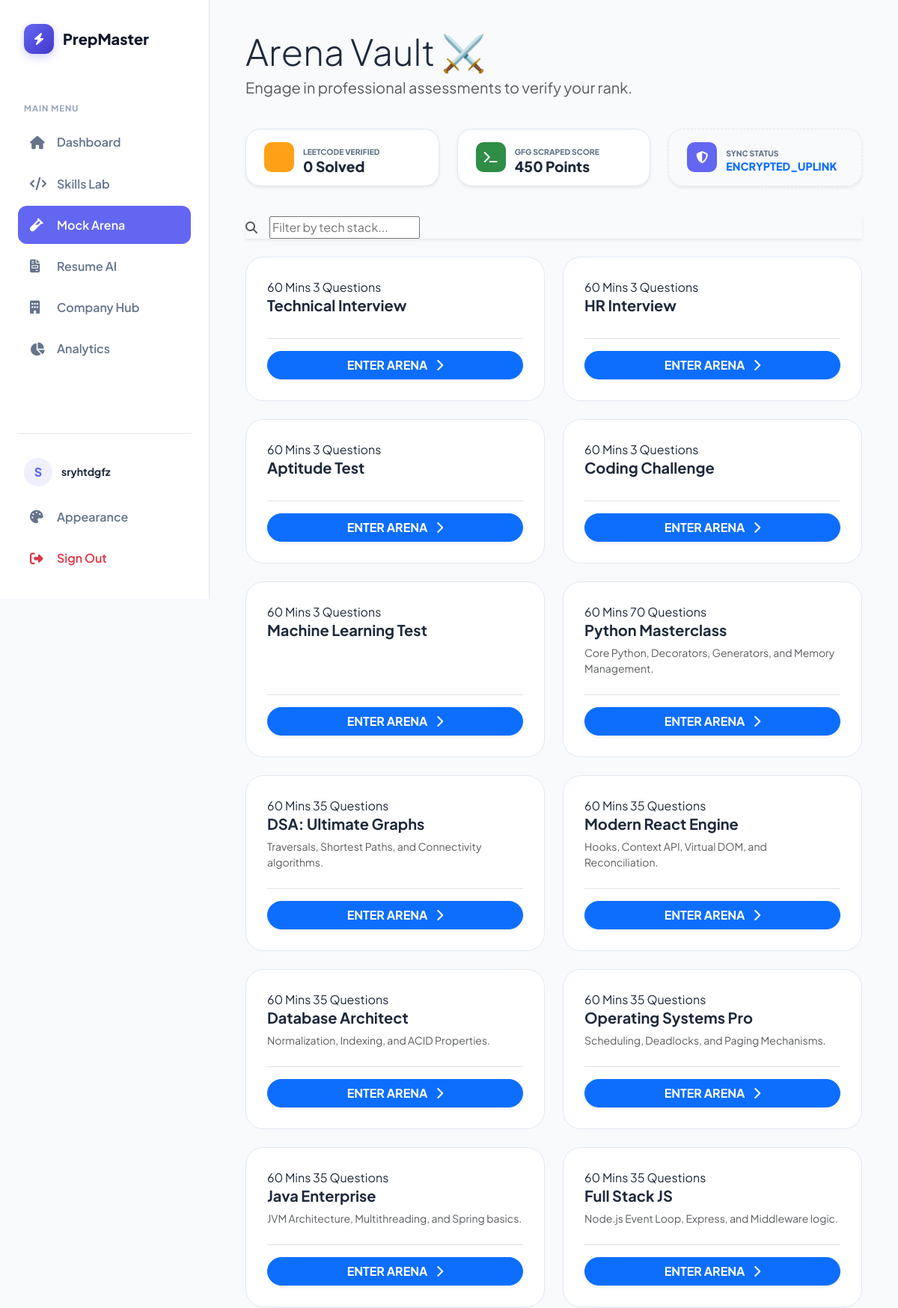
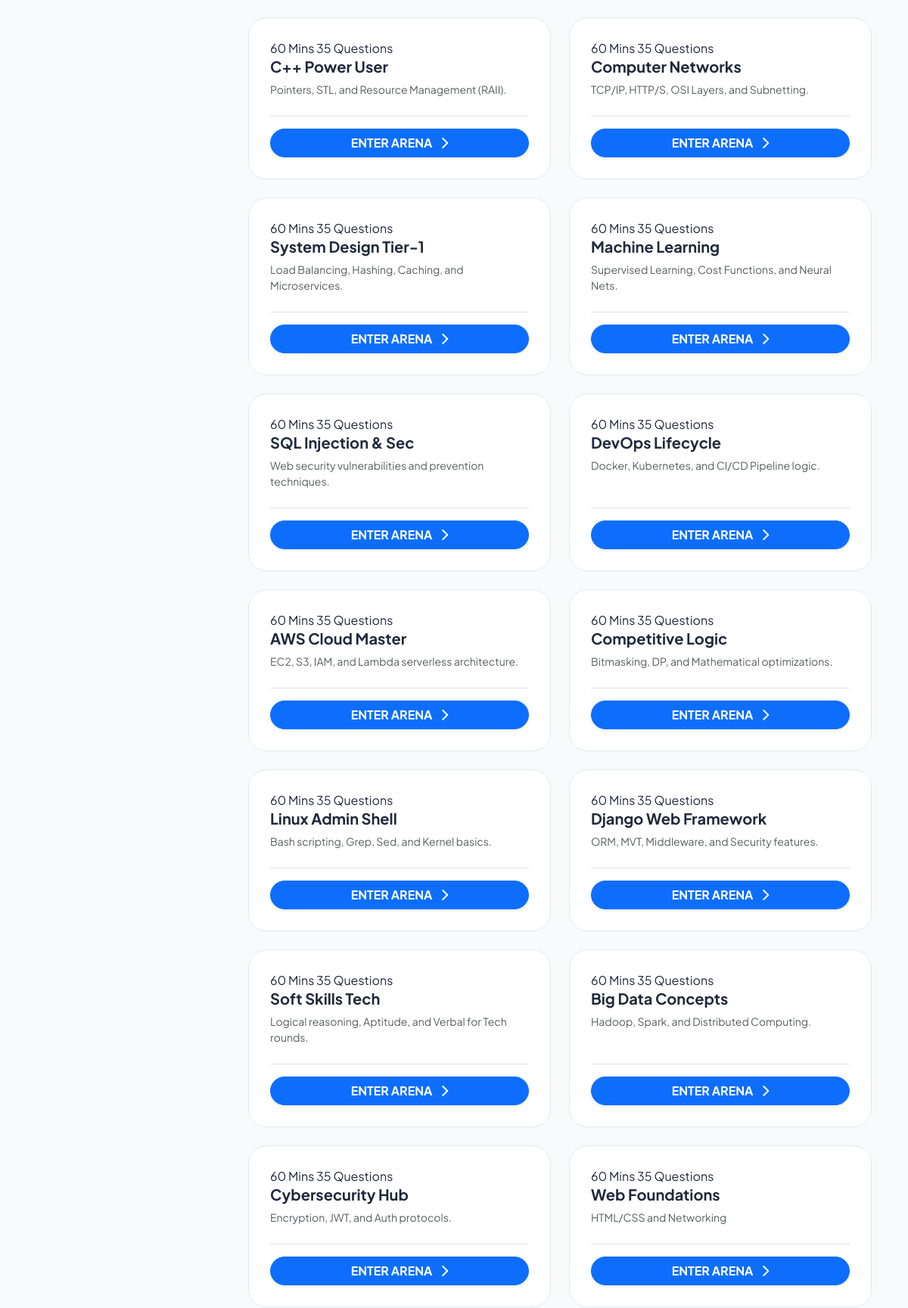
Page /mock-tests/ (signed in, upper part) on the committed database (2 pictures, top to bottom).
### dashboard/models.py (models this page shows, shortened)
class MockTest(models.Model):
    name = models.CharField(max_length=100)
    description = models.TextField(blank=True)

### dashboard/views.py (the view)
# urls.py: path('mock-tests/', views.mock_tests, name='mock_tests'),
@login_required
def mock_tests(request):
    profile, _ = Profile.objects.get_or_create(user=request.user)
    lc_solved = 0
    if profile.leetcode_id:
        try:
            res = requests.get(f"https://leetcode-stats-api.herokuapp.com/{profile.leetcode_id}", timeout=5).json()
            lc_solved = res.get('totalSolved', 0)
        except: lc_solved = "!!"
    gfg_score = 450 # Replace with your dynamic scraping variable
    context = {
        'tests': MockTest.objects.all(),
        'lc_solved': lc_solved,
        'gfg_score': gfg_score,
        'leetcode_id': profile.leetcode_id,
        'gfg_id': profile.gfg_id,
    }
    return render(request, 'mock_tests.html', context)

### dashboard/templates/mock_tests.html (shortened to what this page needs)
{% extends 'base.html' %}
{% block content %}
<link rel="stylesheet" href="https://cdnjs.cloudflare.com/ajax/libs/animate.css/4.1.1/animate.min.css"/>
<div class="arena-container">
    <header class="row mb-4 align-items-center animate__animated animate__fadeIn">
        <div class="col-md-8">
            <h1 class="fw-black text-slate-900 mb-1 display-5">Arena Vault ⚔️</h1>
            <p class="text-muted fs-5">Engage in professional assessments to verify your rank.</p>
        </div>
    </header>
    <div class="stats-ribbon animate__animated animate__fadeInUp">
        <div class="stat-pill shadow-sm">
            <div class="stat-icon" style="background: #ffa116;"></div>
            <div>
                <span class="stat-label">LeetCode Verified</span>
                <span class="stat-value">{{ lc_solved }} Solved</span>
            </div>
        </div>
        <div class="stat-pill shadow-sm">
            <div class="stat-icon" style="background: #2f8d46;"><i class="fas fa-terminal"></i></div>
            <div>
                <span class="stat-label">GFG Scraped Score</span>
                <span class="stat-value">{{ gfg_score }} Points</span>
            </div>
        </div>
        <div class="stat-pill shadow-sm" style="border-style: dashed; background: transparent;">
            <div class="stat-icon" style="background: #6366f1;"><i class="fas fa-shield-alt"></i></div>
            <div>
                <span class="stat-label">Sync Status</span>
                <span class="stat-value text-primary" style="font-size: 0.9rem;">ENCRYPTED_UPLINK</span>
            </div>
        </div>
    </div>
    <div class="search-filter-box shadow-sm mb-4">
        <div class="d-flex align-items-center gap-3">
            <i class="fas fa-search text-muted"></i>
            <input type="text" id="arenaSearch" class="pro-input" placeholder="Filter by tech stack...">
        </div>
    </div>
    <div class="arena-grid-pro" id="arena-grid">
        {% for test in tests %}
        <div class="arena-item anim-card">
            <div class="pale-panel">
                <div class="tag-row">
                    <span class="tag">60 Mins</span>
                    <span class="tag q-badge">{{ test.questions.count|default:"35" }} Questions</span>
                </div>
                <h5 class="fw-bold mb-2">{{ test.name }}</h5>
                <p class="text-muted small mb-4 flex-grow-1">{{ test.description }}</p>
                <div class="pt-3 border-top mt-auto">
                    <a href="{% url 'take_mock_test' test.id %}" class="btn btn-primary w-100 rounded-pill fw-bold shadow-sm">
                        ENTER ARENA <i class="fas fa-chevron-right ms-2"></i>
                    </a>
                </div>
            </div>
        </div>
        {% endfor %}
    </div>
</div>
{% endblock %}

### dashboard/templates/base.html (shortened to what this page needs)
<!DOCTYPE html>
<html lang="en">
<head>
    <link href="https://cdn.jsdelivr.net/npm/bootstrap@5.3.2/dist/css/bootstrap.min.css" rel="stylesheet">
    <link rel="stylesheet" href="https://cdnjs.cloudflare.com/ajax/libs/font-awesome/6.4.0/css/all.min.css">
    <link rel="stylesheet" href="https://cdnjs.cloudflare.com/ajax/libs/animate.css/4.1.1/animate.min.css">
</head>
<body>
    <aside class="sidebar-wrapper" id="sidebar">
        <a href="{% url 'dashboard' %}" class="brand-logo">
            <div class="logo-box"><i class="fas fa-bolt"></i></div>
            <span class="brand-name">PrepMaster</span>
        </a>
        <div class="nav-section-label">Main Menu</div>
        <nav class="flex-grow-1">
            <a href="{% url 'dashboard' %}" class="menu-link {% if request.resolver_match.url_name == 'dashboard' %}active{% endif %}">
                <i class="fas fa-home-alt"></i> Dashboard
            </a>
            <a href="{% url 'skills' %}" class="menu-link {% if request.resolver_match.url_name == 'skills' %}active{% endif %}">
                <i class="fas fa-code"></i> Skills Lab
            </a>
            <a href="{% url 'mock_tests' %}" class="menu-link {% if request.resolver_match.url_name == 'mock_tests' %}active{% endif %}">
                <i class="fas fa-vial"></i> Mock Arena
            </a>
            <a href="{% url 'resume_upload' %}" class="menu-link {% if request.resolver_match.url_name == 'resume_upload' %}active{% endif %}">
                <i class="fas fa-file-invoice"></i> Resume AI
            </a>
            <a href="{% url 'target_companies' %}" class="menu-link {% if request.resolver_match.url_name == 'target_companies' %}active{% endif %}">
                <i class="fas fa-building"></i> Company Hub
            </a>
            <a href="{% url 'analytics_page' %}" class="menu-link {% if request.resolver_match.url_name == 'analytics_page' %}active{% endif %}">
                <i class="fas fa-chart-pie"></i> Analytics
            </a>
        </nav>
        <div class="sidebar-footer">
            <div class="user-info-box">
                <div class="avatar-circle">{{ request.user.username|slice:":1"|upper }}</div>
                <div class="flex-grow-1">
                    <div class="small fw-bold">{{ request.user.username|default:"Scholar" }}</div>
                </div>
            </div>
            <a href="#" class="menu-link" onclick="cycleTheme()">
                <i class="fas fa-palette"></i> Appearance
            </a>
            <a href="{% url 'logout' %}" class="menu-link text-danger">
                <i class="fas fa-sign-out-alt"></i> Sign Out
            </a>
        </div>
    </aside>
    <main class="main-content-wrapper">
        <div class="page-body animate__animated animate__fadeIn">
            {% block content %}{% endblock %}
        </div>
    </main>
</body>
</html>

### dashboard/templates/base.html (style rules this page uses)
:root { --primary: #6366f1; --primary-light: rgba(99, 102, 241, 0.1); --secondary: #64748b; --dark-bg: #0f172a; --sidebar-width: 280px; --transition: all 0.3s cubic-bezier(0.4, 0, 0.2, 1); }
body { font-family: 'Plus Jakarta Sans', sans-serif; background-color: #f8fafc; color: #1e293b; margin: 0; display: flex; }
.sidebar-wrapper { width: var(--sidebar-width); height: 100vh; position: fixed; left: 0; top: 0; background: white; border-right: 1px solid #e2e8f0; z-index: 1050; transition: var(--transition); padding: 1.5rem; display: flex; flex-direction: column; }
.main-content-wrapper { margin-left: var(--sidebar-width); width: calc(100% - var(--sidebar-width)); min-height: 100vh; display: flex; flex-direction: column; transition: var(--transition); background: #f8fafc; }
.page-body { flex: 1 0 auto; padding-bottom: 2rem; }
.brand-logo { display: flex; align-items: center; gap: 12px; padding: 0.5rem; margin-bottom: 2rem; text-decoration: none; }
.logo-box { width: 40px; height: 40px; background: linear-gradient(135deg, var(--primary) 0%, #4338ca 100%); border-radius: 12px; display: flex; align-items: center; justify-content: center; color: white; box-shadow: 0 4px 12px rgba(99, 102, 241, 0.3); }
.brand-name { font-weight: 800; font-size: 1.25rem; color: #0f172a; }
.nav-section-label { font-size: 0.7rem; font-weight: 700; color: #94a3b8; text-transform: uppercase; letter-spacing: 1px; margin: 1.5rem 0 0.75rem 0.5rem; }
.menu-link { display: flex; align-items: center; padding: 0.85rem 1rem; color: #64748b; text-decoration: none; border-radius: 12px; font-weight: 600; transition: var(--transition); margin-bottom: 4px; }
.menu-link i { width: 24px; font-size: 1.1rem; margin-right: 12px; }
.menu-link.active { background-color: var(--primary); color: white !important; }
.sidebar-footer { margin-top: auto; padding-top: 1rem; border-top: 1px solid #e2e8f0; }
.user-info-box { display: flex; align-items: center; gap: 12px; padding: 1rem 0.5rem; }
.avatar-circle { width: 38px; height: 38px; background: var(--primary-light); color: var(--primary); border-radius: 50%; display: flex; align-items: center; justify-content: center; font-weight: 800; }

### dashboard/templates/mock_tests.html (style rules this page uses)
:root { --bg-pale: #f8fafc; --panel-bg: #ffffff; --accent: #6366f1; --border-color: #e2e8f0; }
.stats-ribbon { display: flex; gap: 1.5rem; margin-bottom: 2.5rem; }
.stat-pill { background: var(--panel-bg); border: 1px solid var(--border-color); padding: 1rem 1.5rem; border-radius: 1.25rem; display: flex; align-items: center; gap: 12px; flex: 1; transition: 0.3s; }
.stat-icon { width: 40px; height: 40px; border-radius: 10px; display: flex; align-items: center; justify-content: center; color: white; }
.stat-value { font-weight: 900; font-size: 1.2rem; display: block; line-height: 1; }
.stat-label { font-size: 0.65rem; font-weight: 800; text-transform: uppercase; color: #64748b; }
.arena-container { padding: 2.5rem 3rem; max-width: 1600px; margin: 0 auto; }
.arena-grid-pro { display: grid; grid-template-columns: repeat(auto-fill, minmax(320px, 1fr)); gap: 1.5rem; }
.pale-panel { background: var(--panel-bg); border: 1px solid var(--border-color); border-radius: 1.5rem; padding: 1.75rem; transition: 0.3s; height: 100%; display: flex; flex-direction: column; }

### rows in the picture
MockTest: questions.count "3", name "Technical Interview"
MockTest: questions.count "3", name "HR Interview"
MockTest: questions.count "3", name "Aptitude Test"
MockTest: questions.count "3", name "Coding Challenge"
MockTest: questions.count "3", name "Machine Learning Test"
MockTest: questions.count "70", name "Python Masterclass", description "Core Python, Decorators, Generators, and Memory Management."
MockTest: questions.count "35", name "DSA: Ultimate Graphs", description "Traversals, Shortest Paths, and Connectivity algorithms."
MockTest: questions.count "35", name "Modern React Engine", description "Hooks, Context API, Virtual DOM, and Reconciliation."
MockTest: questions.count "35", name "Database Architect", description "Normalization, Indexing, and ACID Properties."
MockTest: questions.count "35", name "Operating Systems Pro", description "Scheduling, Deadlocks, and Paging Mechanisms."
MockTest: questions.count "35", name "Java Enterprise", description "JVM Architecture, Multithreading, and Spring basics."
MockTest: questions.count "35", name "Full Stack JS", description "Node.js Event Loop, Express, and Middleware logic."
MockTest: questions.count "35", name "C++ Power User", description "Pointers, STL, and Resource Management (RAII)."
MockTest: questions.count "35", name "Computer Networks", description "TCP/IP, HTTP/S, OSI Layers, and Subnetting."
MockTest: questions.count "35", name "System Design Tier-1", description "Load Balancing, Hashing, Caching, and Microservices."
MockTest: questions.count "35", name "Machine Learning", description "Supervised Learning, Cost Functions, and Neural Nets."
MockTest: questions.count "35", name "SQL Injection & Sec", description "Web security vulnerabilities and prevention techniques."
MockTest: questions.count "35", name "DevOps Lifecycle", description "Docker, Kubernetes, and CI/CD Pipeline logic."
MockTest: questions.count "35", name "AWS Cloud Master", description "EC2, S3, IAM, and Lambda serverless architecture."
MockTest: questions.count "35", name "Competitive Logic", description "Bitmasking, DP, and Mathematical optimizations."
MockTest: questions.count "35", name "Linux Admin Shell", description "Bash scripting, Grep, Sed, and Kernel basics."
MockTest: questions.count "35", name "Django Web Framework", description "ORM, MVT, Middleware, and Security features."
MockTest: questions.count "35", name "Soft Skills Tech", description "Logical reasoning, Aptitude, and Verbal for Tech rounds."
MockTest: questions.count "35", name "Big Data Concepts", description "Hadoop, Spark, and Distributed Computing."
MockTest: questions.count "35", name "Cybersecurity Hub", description "Encryption, JWT, and Auth protocols."
MockTest: questions.count "35", name "Web Foundations", description "HTML/CSS and Networking"

### other values in the picture
{{ request.user.username|slice:":1"|upper }} "S"
{{ request.user.username|default:"Scholar" }} "sryhtdgfz"
{{ lc_solved }} "0"
{{ gfg_score }} "450"
